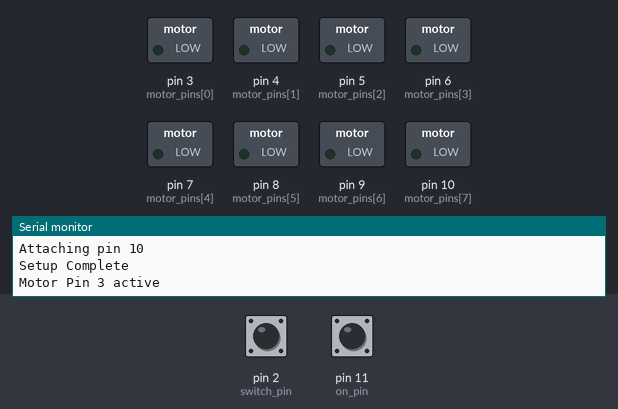
Bench run of a sketch on a simulated Arduino Uno, built with avr-gcc and run on an emulated ATmega328P. Shown: switched loads named in the sketch (green lamp = pin HIGH), the last lines printed to the serial monitor. Inputs (shaded band) come from the test bench; at power-on: pin 11 (on_pin) HIGH, pin 2 (switch_pin) HIGH.

Above: at 1.3 s.
1.4 s: pin 11 (on_pin) pulled LOW for 0.15 s
At 2.1 s:
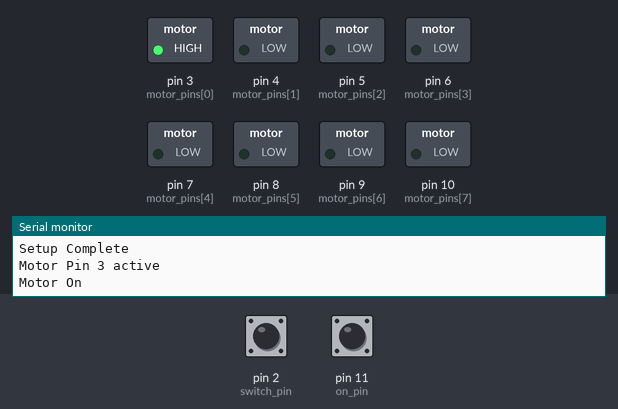
4.5 s: pin 2 (switch_pin) pulled LOW for 0.15 s
6.1 s: pin 11 (on_pin) pulled LOW for 1 s
At 7.1 s:
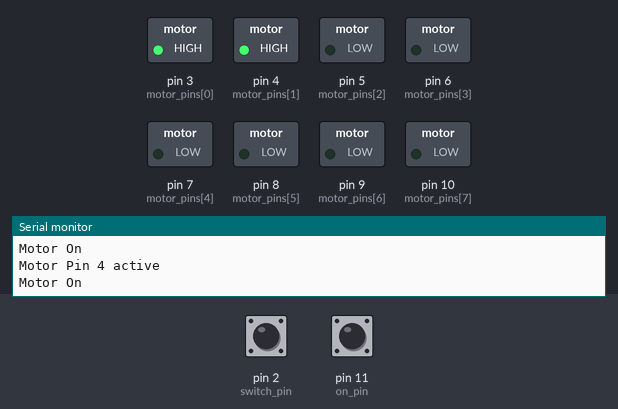
10.1 s: pin 11 (on_pin) pulled LOW for 3.2 s
At 12.1 s:
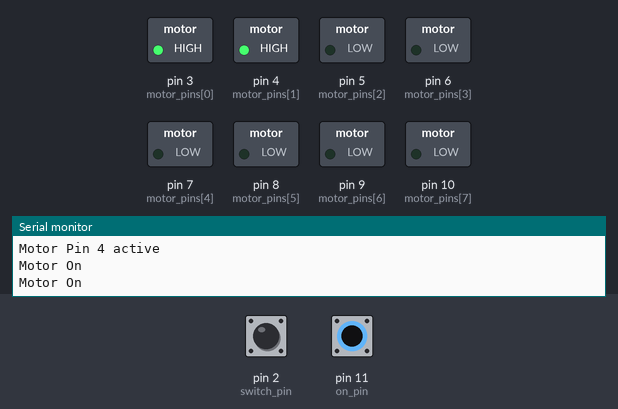
14.8 s: pin 2 (switch_pin) driven LOW and pin 11 (on_pin) driven LOW
At 17.1 s:
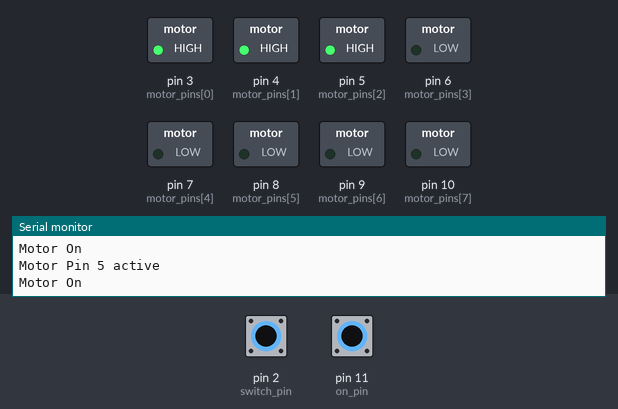
17.8 s: pin 2 (switch_pin) pulsed HIGH 2 times (0.12 s each, 0.3 s apart)
At 22.1 s:
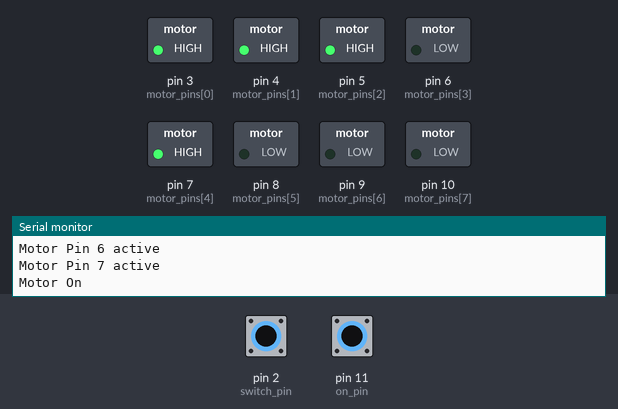
Timing chart, 0 to 22.4 s (numbered marks = the images above; inputs shaded):
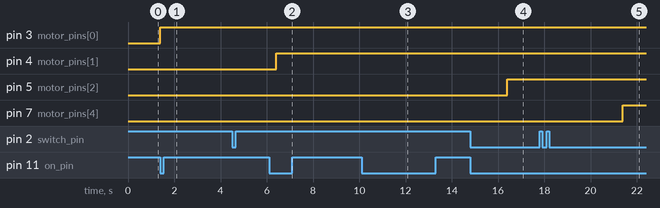

The sketch:

motor_control.ino
```cpp
int motor_pins[8] = {3,4,5,6,7,8,9,10};
int switch_pin = 2; // Needs to be an interrupt pin
int on_pin = 11;
int motor_num = 0;
int start = 1;
int time_on = 5000;

void setup() {
  // put your setup code here, to run once:
  Serial.begin(9600);
  Serial.println("Beginning Setup");
  pinMode(switch_pin, INPUT_PULLUP);
  attachInterrupt(digitalPinToInterrupt(switch_pin),button_press,FALLING); // interrupt pin to switch which motor will buzz
  pinMode(on_pin, INPUT_PULLUP);
  for (int i = 0; i < 8; i++) {
    Serial.print("Attaching pin ");
    Serial.println(motor_pins[i]);
    pinMode(motor_pins[i], OUTPUT); // initialize all motor pins to just digital output
  }
  Serial.println("Setup Complete");
  Serial.print("Motor Pin ");
  Serial.print(motor_pins[motor_num]);
  Serial.println(" active");
}

int increment = 0;
void loop() {
  // put your main code here, to run repeatedly:
  if (digitalRead(on_pin) == LOW) {
    Serial.println("Motor On");
    digitalWrite(motor_pins[motor_num], HIGH);
    delay(time_on); // leave high for half a second
    digitalWrite(motor_pins[motor_num],LOW);
  }
}

void button_press() {
  // Interrupt service routine for motor button switching
  static unsigned long last_interrupt_time = 0;
  unsigned long interrupt_time = millis();
  // If interrupts come faster than 200ms, assume it's a bounce and ignore
  if (interrupt_time - last_interrupt_time > 200)
  {
    motor_num = (motor_num + 1) % 8;
    Serial.print("Motor Pin ");
    Serial.print(motor_pins[motor_num]);
    Serial.println(" active");
  }
  last_interrupt_time = interrupt_time;
}
```

Measured:
- after the input at 1.4 s, pin 3 (motor_pins[0]): LOW → HIGH at once
- after the input at 6.1 s, pin 4 (motor_pins[1]): LOW → HIGH after 0.30 s
- after the input at 10.1 s, pin 4 (motor_pins[1]): stays HIGH (without the input it goes to LOW after 1.3 s)
- after the input at 14.8 s, pin 4 (motor_pins[1]): stays HIGH (without the input it goes to LOW after 1.6 s); pin 5 (motor_pins[2]): LOW → HIGH after 1.6 s
- after the input at 17.8 s, pin 7 (motor_pins[4]): LOW → HIGH after 3.6 s
